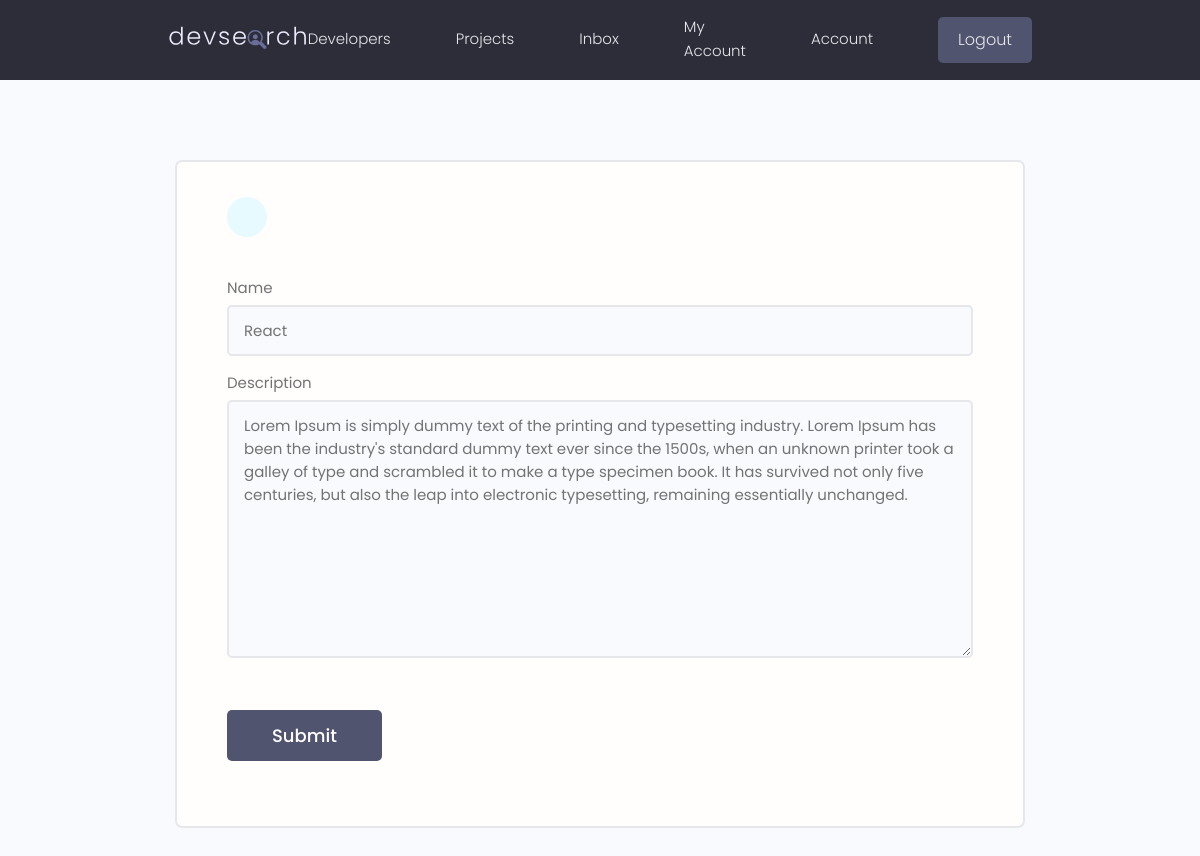
Page /update-skill/746ea6c7-e9c8-4a10-807c-a6f387727a5f/ (signed in) on the committed database.
### users/models.py (models this page shows, shortened)
class Skill(models.Model):
    owner = models.ForeignKey(Profile, on_delete=models.CASCADE, null=True)
    name = models.CharField(max_length=200, blank=True, null=True)
    description = models.TextField(null=True, blank=True)
    created = models.DateTimeField(auto_now_add=True)
    id = models.UUIDField(default=uuid.uuid4, unique=True, primary_key=True, editable=False)

### users/views.py (the view)
# urls.py: path('update-skill/<str:pk>/', views.updateSkill, name="update-skill"),
@login_required(login_url='login')
def updateSkill(request, pk):
    profile = request.user.profile
    skill = profile.skill_set.get(id=pk)
    form = SkillForm(instance=skill)
    if request.method == 'POST':
        form = SkillForm(request.POST, instance=skill)
        if form.is_valid():
            form.save()
            messages.success(request, 'Skill was updated successfully!')
            return redirect('account')
    context = {'form': form}
    return render(request, 'users/skill_form.html', context)

### users/forms.py
class SkillForm(ModelForm):
    class Meta:
        model = Skill
        fields = '__all__'
        exclude = ["owner"]
    def __init__(self, *args, **kwargs):
        super(SkillForm, self).__init__(*args, **kwargs)
        for name, field in self.fields.items():
            field.widget.attrs.update({'class': 'input'})

### users/templates/users/skill_form.html (shortened to what this page needs)
{% extends 'main.html' %}
{% block content %}
<main class="formPage my-xl">
    <div class="content-box">
        <div class="formWrapper">
            <a class="backButton" href="{% url 'account' %}"></a>
            <br>
            <form class="form" method="POST" action="">
                {% for field in form %}
                <div class="form__field">
                    <label for="formInput#text"> {{field.label}}</label>
                    {{field}}
                </div>
                {% endfor %}
                <input class="btn btn--sub btn--lg  my-md" type="submit" value="Submit" />
            </form>
        </div>
    </div>
</main>
{% endblock %}

### static/styles/app.css (style rules this page uses)
:root { --color-sub: #2d2d39; }
.btn--sub { background-color: var(--color-sub-light); }
.content-box { width: 95%; max-width: 85rem; margin: 0 auto; }
.backButton { background: var(--color-main-light); color: var(--color-main); width: 4rem; height: 4rem; display: flex; align-items: center; justify-content: center; border-radius: 50%; }
.formPage .formWrapper { list-style: none; background: var(--color-white); padding: 3.5rem 5rem; border: 2px solid var(--color-light); border-radius: 0.7rem; }

### static/uikit/styles/modules/_variables.css (style rules this page uses)
:root { --color-main: #5aa5b9; --color-main-light: #e6faff; --color-sub: #3f4156; --color-sub-light: #51546e; --color-sub-lighter: #ededfd; --color-text: #737373; --color-gray: #8b8b8b; --color-light: #e5e7eb; --color-light-gray: #767676; --color-bg: #f8fafd; --color-white: #fffefd; --color-white-light: #f3f3f3; --color-success: #359e64; --color-success-bg: #def8e8; --color-error: #fc4b0b; --color-error-bg: #fff2ee; --font-base: 'Poppins', arial, helvetica, 'Segoe UI', roboto, ubuntu, sans-serif; --font-monospace: 'Fira Code', 'Courier New', courier, monospace; --font-regular: 300; --font-medium: 500; --font-bold: 700; --generic-shadow: 1px 1px 5px #00000010; --generic-transition: all 0.3s ease-in-out; }

### static/uikit/styles/modules/_base.css (style rules this page uses)
* { margin: 0; padding: 0; box-sizing: border-box; text-rendering: optimizeLegibility; color: inherit; font-size: inherit; }
html { font-size: 50%; }
@media only screen and (min-width: 480px) { html { font-size: 56.25%; } }
@media only screen and (min-width: 1200px) { html { font-size: 62.5%; } }
body { line-height: 1.6; font-weight: 400; font-size: 1.5rem; color: var(--color-text); background-color: var(--color-bg); min-height: 100vh; }

### static/uikit/styles/modules/_typography.css (style rules this page uses)
* { font-family: var(--font-base); }
a { padding-bottom: 2px; text-decoration: none; display: inline-block; color: var(--color-main); font-weight: var(--font-medium); }

### static/uikit/styles/modules/_utilities.css (style rules this page uses)
.my-md { margin: 3rem auto; }
.my-xl { margin: 8rem auto; }

### static/uikit/styles/modules/_button.css (style rules this page uses)
.btn { display: inline-block; position: relative; cursor: pointer; background-color: var(--color-light); font-weight: var(--font-medium); color: var(--color-sub); text-decoration: none; padding: 1rem 2rem; border-radius: 0.5rem; border: none; width: -webkit-fit-content; width: -moz-fit-content; width: fit-content; height: -webkit-fit-content; height: -moz-fit-content; height: fit-content; font-size: 1.6rem; outline-width: 0; outline-color: transparent; -webkit-backface-visibility: hidden; backface-visibility: hidden; transition: all 0.3s ease-in-out; }
.btn--sub { background-color: var(--color-sub); color: var(--color-white); }
.btn--lg { font-size: 1.8rem; padding: 1.2rem 4.5rem; }

### static/uikit/styles/modules/_form.css (style rules this page uses)
.form { display: block; }
.form__field { margin-top: 1.5rem; margin-bottom: 1.5rem; }
.form__label, .form__field > label { display: block; margin-bottom: 0.5rem; color: var(--color-text); }
input.input[type='text'], input.input[type='email'], input.input[type='password'], input.input[type='number'], textarea.input { min-width: 24rem; width: 100%; padding: 1.2rem 1.5rem; border-radius: 0.5rem; border: 2px solid var(--color-light); transition: all 0.3s ease-in-out; background-color: var(--color-bg); }

### rows in the picture
Skill: form "React" "Lorem Ipsum is simply dummy text of the printing and typesetting industry. Lorem Ipsum has been the industry's standard dummy text ever since the 1500s, when an unknown printer took a galley of type and scrambled it to make a type specimen book. It has survived not only five centuries, but also the leap into electronic typesetting, remaining essentially unchanged."

### other values in the picture
{{ field.label }} "Name" "Description"
